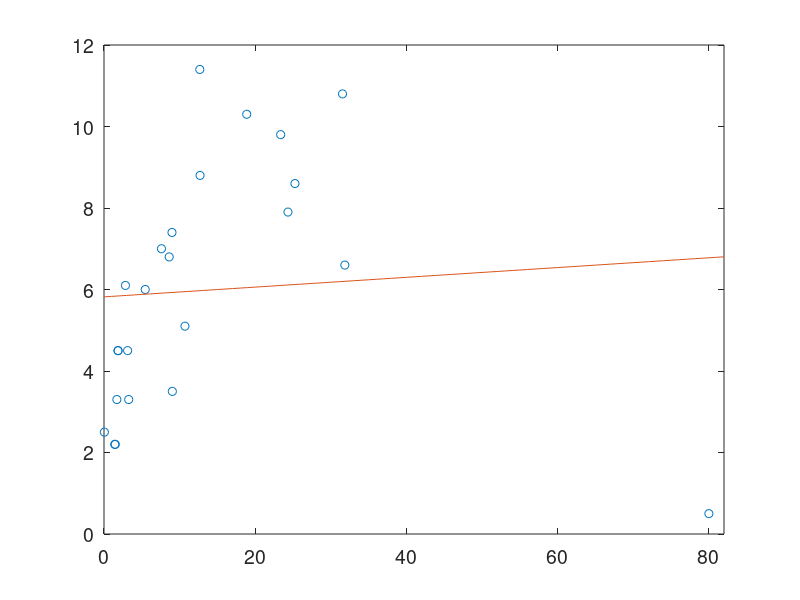

MATLAB code for this plot:
#loading data from Nobel_vs_choco.txt as a matrix
nobel=load("Nobel_vs_choco.txt").data(:,1)
choc=load("Nobel_vs_choco.txt").data(:,2)

#adding imaginary kingdom CAPS
A=1;
B=7;
C=1;
D=0;

nobel(24)=10*(A+B);
choc(24)=0.5*(C+D);

#plotting the data
plot(nobel,choc,"o")
axis([0,82,0,12])
set(gca,"fontsize",14)

#approximation with Least square method
Y=ones(24,2);
Y(:,1)=nobel;
P2=pinv(Y)*choc;
hold on
xxx=0:1:82;
plot(xxx,P2(1)*xxx+P2(2))
